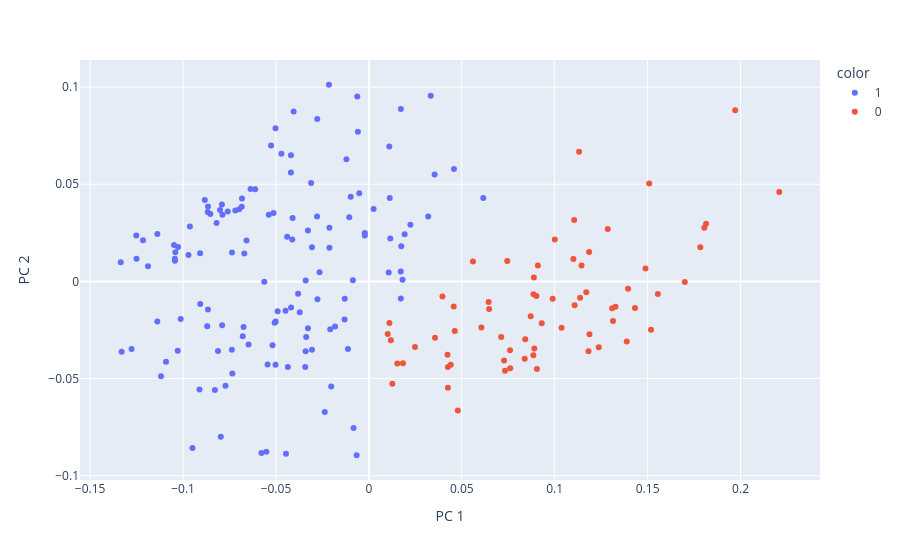

The code cell stored with this chart in its notebook:
### Markdown cell above
#### <font color = "bisque"> Visualiser les classes prédites par la CAH

### Code cell
# Visualiser les classes suivant les deux composantes en utilisant plotly.express
fig = px.scatter(df_pca, x='PC 1', y='PC 2', color=cah_partition.astype(str))
fig.show()

### Figure 1 — Plotly figure (JSON) as saved in the notebook; plotly's stock layout.template omitted (floating-point values rounded to 4 significant figures; data arrays with more than 128 entries replaced by an {"elided": "..."} marker saying what was removed)
{"data": [{"hovertemplate": "color=1<br>PC 1=%{x}<br>PC 2=%{y}<extra></extra>", "legendgroup": "1", "marker": {"color": "#636efa", "symbol": "circle"}, "mode": "markers", "name": "1", "orientation": "v", "showlegend": true, "type": "scatter", "x": {"elided": "131 float values"}, "xaxis": "x", "y": {"elided": "131 float values"}, "yaxis": "y"}, {"hovertemplate": "color=0<br>PC 1=%{x}<br>PC 2=%{y}<extra></extra>", "legendgroup": "0", "marker": {"color": "#EF553B", "symbol": "circle"}, "mode": "markers", "name": "0", "orientation": "v", "showlegend": true, "type": "scatter", "x": [0.04565, 0.01014, 0.01105, 0.1131, 0.01184, 0.0396, 0.02482, 0.09096, 0.1509, 0.1105, 0.1144, 0.08413, 0.17, 0.06445, 0.01528, 0.1518, 0.1137, 0.1815, 0.08711, 0.04786, 0.07604, 0.1555, 0.04253, 0.09303, 0.08387, 0.1309, 0.01261, 0.07121, 0.0989, 0.06471, 0.1784, 0.08859, 0.04252, 0.08851, 0.1805, 0.1395, 0.1388, 0.1187, 0.1328, 0.1182, 0.1488, 0.1107, 0.08879, 0.09016, 0.117, 0.1286, 0.07325, 0.1037, 0.09043, 0.2208, 0.1314, 0.1432, 0.07275, 0.04234, 0.1237, 0.06055, 0.07446, 0.1001, 0.056, 0.01834, 0.11, 0.07595, 0.04622, 0.03558, 0.08904, 0.1971, 0.04404, 0.1185], "xaxis": "x", "y": [-0.01293, -0.02709, -0.0214, 0.06669, -0.03034, -0.007802, -0.03382, 0.008213, 0.05032, 0.03161, 0.008152, -0.02977, -0.0003462, -0.01058, -0.04226, -0.02495, -0.008443, 0.02967, -0.01788, -0.06642, -0.04471, -0.006491, -0.05468, -0.02155, -0.03984, -0.01388, -0.05271, -0.02858, -0.008951, -0.01417, 0.01759, -0.006602, -0.04409, -0.03804, 0.02763, -0.003824, -0.0309, -0.02725, -0.013, -0.036, 0.00664, -0.01233, 0.001942, -0.007578, -0.005588, 0.02696, -0.04604, -0.02381, -0.04508, 0.04603, -0.02042, -0.01373, -0.04075, -0.03773, -0.03388, -0.02377, 0.01049, 0.02157, 0.01023, -0.04213, 0.01147, -0.03548, -0.02549, -0.02905, -0.03456, 0.0881, -0.04284, 0.01514], "yaxis": "y"}], "layout": {"legend": {"title": {"text": "color"}, "tracegroupgap": 0}, "margin": {"t": 60}, "xaxis": {"anchor": "y", "domain": [0.0, 1.0], "title": {"text": "PC 1"}}, "yaxis": {"anchor": "x", "domain": [0.0, 1.0], "title": {"text": "PC 2"}}}}
